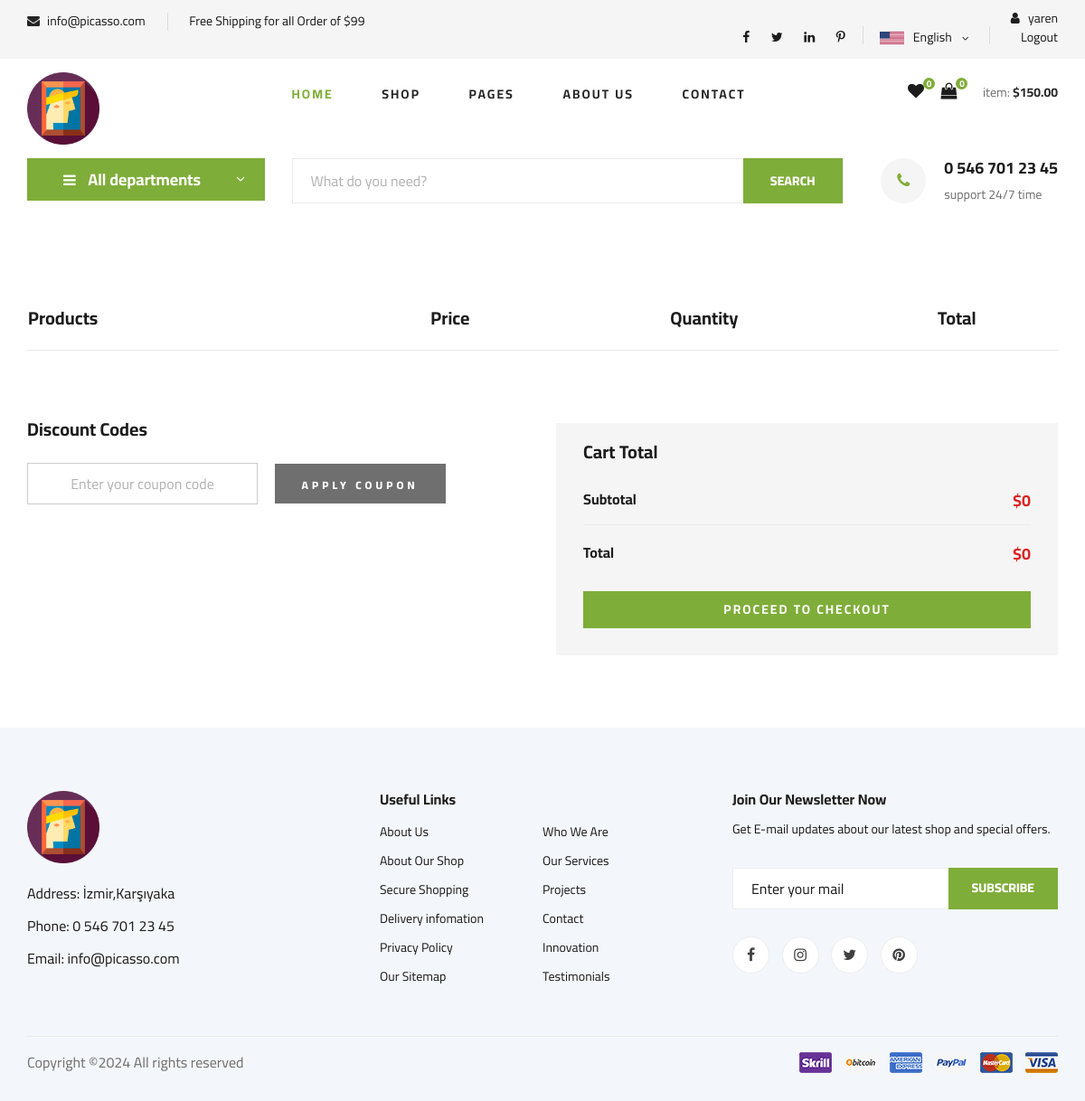
The page /order/shopcart (signed in) on the database as committed earlier.
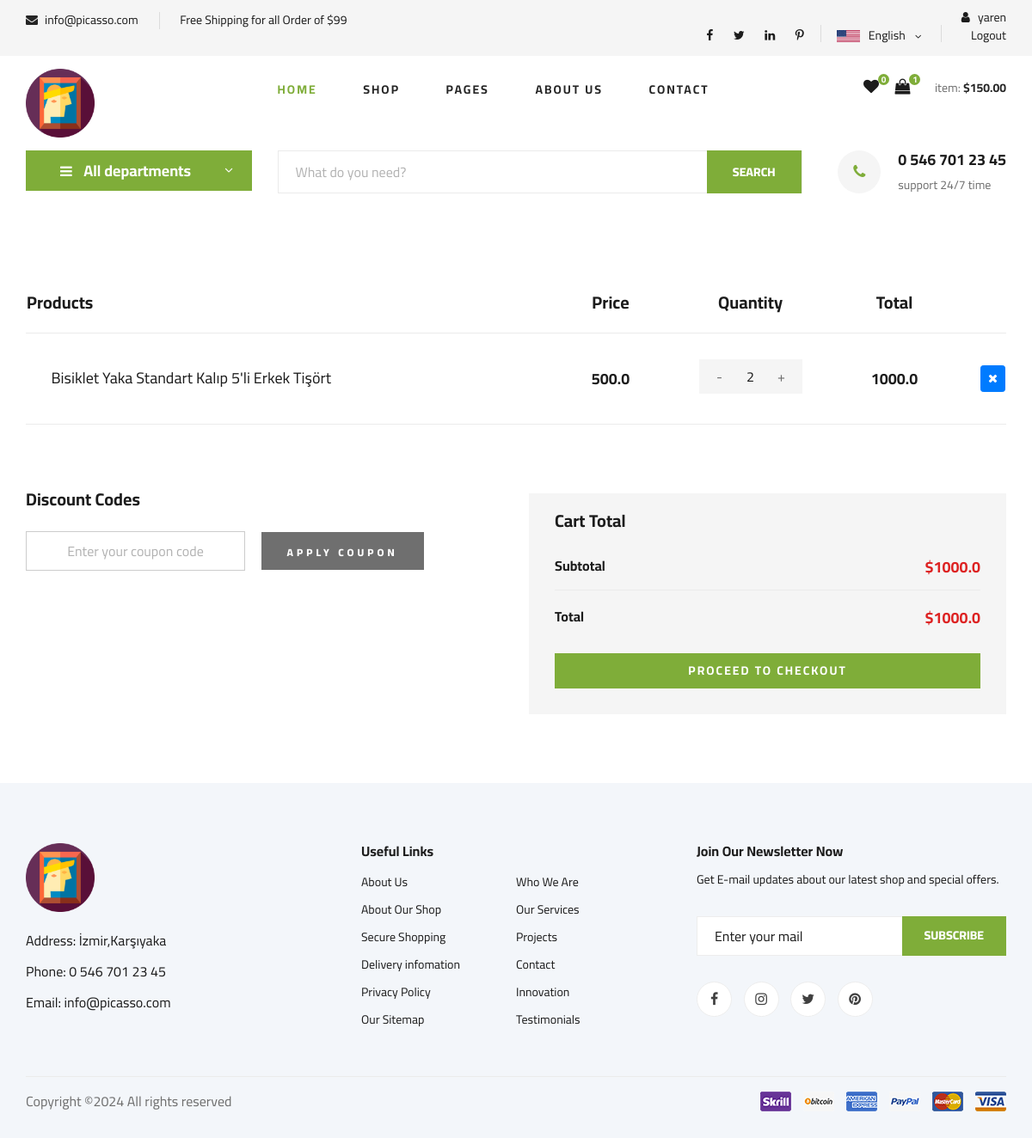
The same page on the database as committed later.
### home/models.py (models this page shows, shortened)
class Settings(models.Model):
    STATUS = (('True', 'True'), ('False', 'False'))
    title = models.CharField(max_length=150)
    keywords = models.CharField(max_length=255)
    description = models.CharField(max_length=255)
    company = models.CharField(max_length=50)
    address = models.CharField(blank=True, max_length=100)
    phone = models.CharField(blank=True, max_length=15)
    fax = models.CharField(blank=True, max_length=15)
    email = models.CharField(blank=True, max_length=50)
    smtpserver = models.CharField(blank=True, max_length=50)
    smtpemail = models.CharField(blank=True, max_length=50)
    smtppassword = models.CharField(blank=True, max_length=10)
    smtpport = models.CharField(blank=True, max_length=5)
    icon = models.ImageField(blank=True, upload_to='images/')
    facebook = models.CharField(blank=True, max_length=50)
    instagram = models.CharField(blank=True, max_length=50)
    twitter = models.CharField(blank=True, max_length=50)
    youtube = models.CharField(blank=True, max_length=50)
    aboutus = RichTextUploadingField()
    contact = RichTextUploadingField()
    references = RichTextUploadingField()
    status = models.CharField(max_length=10, choices=STATUS)
    create_at = models.DateTimeField(auto_now_add=True)
    update_at = models.DateTimeField(auto_now=True)

### order/models.py (models this page shows, shortened)
class ShopCart(models.Model):
    user = models.ForeignKey(User, on_delete=models.SET_NULL, null=True)
    product = models.ForeignKey(Product, on_delete=models.SET_NULL, null=True)
    quantity = models.IntegerField(default=0)
    def __str__(self):
        return self.product.title
    @property
    def price(self):
        return (self.product.price)

### product/models.py (models this page shows, shortened)
class Product(models.Model):
    STATUS=( ('True','Evet'),('False','Hayir'))
    product_category = models.ForeignKey(
        Category,
        on_delete=models.CASCADE,
        related_name='products'  # İlişkili ürünleri çağırmak için kullanılır
    )#her ürün bir kategoriye ait olacak.
    user =models.ForeignKey(User,on_delete = models.CASCADE)
    title=models.CharField(max_length=75)
    keywords=models.CharField(blank=True,max_length=300)
    description=models.CharField(blank=True,max_length=300)
    image=models.ImageField(blank=True,upload_to='images/')
    price=models.FloatField()
    amount=models.IntegerField(default=0)
    detail=RichTextUploadingField()
    status=models.CharField(max_length=10,choices=STATUS,default='False')
    create_at=models.DateTimeField(auto_now_add=True)
    update_at=models.DateTimeField(auto_now=True)
    slug=models.SlugField(null=False,unique=True)
    viewcount=models.IntegerField(default=0)
    def thumbnail(self):
        if self.image:
            return mark_safe('<img src="{}" width="50"/>'.format(self.image.url))
        return "No Image"
    thumbnail.short_description = 'Image' #bu sütunun başlığı olarak "Image" metni gösterilir.
    def image_preview(self):
        if self.image:
            return format_html('<img src="{}" style="width: 300px; height: auto;" />', self.image.url)
        return '-'
    image_preview.short_description = 'Current Image'

### order/views.py (the view)
# urls.py: path("shopcart", views.shopcart, name="shopcart"),
def shopcart(request):
    current_user = request.user  # Access User Session information
    shopcart = ShopCart.objects.filter(user_id=current_user.id)
    total = 0
    for rs in shopcart:
        total += rs.product.price * rs.quantity
    context = {'shopcart': shopcart,
               'total': total,}
    return render(request, 'shop_cart.html', context)

### templates/shop_cart.html (shortened to what this page needs)
{% extends 'home.html' %}
{% block body %}
   <section class="shoping-cart spad">
    <div class="container">
        <div class="row">
            <div class="col-lg-12">
                <div class="shoping__cart__table">
                    <table>
                        <thead>
                            <tr>
                                <th class="shoping__product">Products</th>
                                <th>Price</th>
                                <th>Quantity</th>
                                <th>Total</th>
                                <th></th>
                            </tr>
                        </thead>
                        <tbody>
                            {%  for product in shopcart %}
                            <tr>
                                <td class="shoping__cart__item">
                                    <h5>{{product}}</h5>
                                </td>
                                <td class="shoping__cart__price">
                                    {{product.price}}
                                </td>
                                <td class="shoping__cart__quantity">
                                    <div class="quantity">
                                        <div class="pro-qty">
                                            <input type="text" value="{{ product.quantity }}">
                                        </div>
                                    </div>
                                </td>
                                <td class="shoping__cart__total">
                                    {{ total }}
                                </td>
                                <td class="shoping__cart__item__close">
                                    <a href="/order/deletefromcart/{{ product.id }}"> <button class="btn btn-sm btn-primary"><i class="fa fa-times"></i></button></a>
                                </td>
                            </tr>
                            {% endfor %}
                        </tbody>
                    </table>
                </div>
            </div>
        </div>
        <div class="row">
            <div class="col-lg-6">
                <div class="shoping__continue">
                    <div class="shoping__discount">
                        <h5>Discount Codes</h5>
                        <form action="#">
                            <input type="text" placeholder="Enter your coupon code">
                            <button type="submit" class="site-btn">APPLY COUPON</button>
                        </form>
                    </div>
                </div>
            </div>
            <div class="col-lg-6">
                <div class="shoping__checkout">
                    <h5>Cart Total</h5>
                    <ul>
                        <li>Subtotal <span>${{total}}</span></li>
                        <li>Total <span>${{total}}</span></li>
                    </ul>
                    <a href="#" class="primary-btn">PROCEED TO CHECKOUT</a>
                </div>
            </div>
        </div>
    </div>
</section>
 {% endblock %}

### templates/home.html (shortened to what this page needs)
{% load static %}
<!DOCTYPE html>
<html lang="en">
<head>
    <link rel="stylesheet" href="{% static 'css/bootstrap.min.css' %}" type="text/css">
    <link rel="stylesheet" href="{% static 'css/font-awesome.min.css' %}" type="text/css">
    <link rel="stylesheet" href="{% static 'css/elegant-icons.css' %}" type="text/css">
    <link rel="stylesheet" href="{% static 'css/nice-select.css' %}" type="text/css">
    <link rel="stylesheet" href="{% static 'css/jquery-ui.min.css' %}" type="text/css">
    <link rel="stylesheet" href="{% static 'css/owl.carousel.min.css' %}" type="text/css">
    <link rel="stylesheet" href="{% static 'css/slicknav.min.css' %}" type="text/css">
    <link rel="stylesheet" href="{% static 'css/style.css' %}" type="text/css">
</head>
<body>
    {% include 'header.html'%}
    {% include 'menubar.html'%}
    {% block body %}
    {% endblock %}
     {% include 'footer.html'%}
</body>
</html>

### templates/header.html (shortened to what this page needs)
{% load static %}
<header class="header">
    <div class="header__top">
        <div class="container">
            <div class="row">
                <div class="col-lg-6 col-md-6">
                    <div class="header__top__left">
                        <ul>
                            <li><i class="fa fa-envelope"></i>  {{settings.email}}</li>
                            <li>Free Shipping for all Order of $99</li>
                        </ul>
                    </div>
                </div>
                <div class="col-lg-6 col-md-6">
                    <div class="header__top__right">
                        <div class="header__top__right__social">
                            <a href="#"><i class="fa fa-facebook"></i></a>
                            <a href="#"><i class="fa fa-twitter"></i></a>
                            <a href="#"><i class="fa fa-linkedin"></i></a>
                            <a href="#"><i class="fa fa-pinterest-p"></i></a>
                        </div>
                        <div class="header__top__right__language">
                            <img src="{% static  'img/language.png'%}" alt="">
                            <div>English</div>
                            <span class="arrow_carrot-down"></span>
                        </div>
                        <div class="header__top__right__auth">
                            {% if user.id is not None %}
                            <a href="{% url 'user_profile'%}"><i class="fa fa-user"></i> {{user.username}}</a>
                            <a href="{% url 'user_logout'%}"></i> Logout</a>
                           {% else %}
                           <a href="{% url 'user_login'%}"><i class="fa fa-user"></i> Login</a>
                           <a href="{% url 'user_register'%}"></i> Register</a>
                 </div>
                 {% endif %}
             </div>
                        </div>
                    </div>
                </div>
            </div>
        </div>
    <div class="container">
        <div class="row">
            <div class="col-lg-3">
                <div class="header__logo">
                    <a href="./index.html"><img src="{% static  'img/picasso_icon.ico'%}" width="80" alt=""></a>
                </div>
            </div>
            <div class="col-lg-6">
                <nav class="header__menu">
                    <ul>
                        <li class="active"><a href="{% url 'index'%}">Home</a></li>
                        <li><a href="{% url 'search' %}">Shop</a></li>
                        <li><a href="#">Pages</a>
                        </li>
                        <li><a href="{%url 'aboutus' %}">About Us</a></li>
                        <li><a href="{%url 'iletisim' %}">Contact</a></li>
                    </ul>
                </nav>
            </div>
            <div class="col-lg-3">
                <div class="header__cart">
                    <ul>
                        <li><a href="/order/favorites"><i class="fa fa-heart"></i> <span>{{request.session.favori_items}}</span>
                        </a>
                    </li>
                        <li><a href="/order/shopcart"><i class="fa fa-shopping-bag"></i> <span>{{request.session.cart_items}}</span>
                        </a>
                    </li>
                    </ul>
                    <div class="header__cart__price">item: <span>$150.00</span></div>
                </div>
            </div>
        </div>
    </div>
</header>

### templates/menubar.html
{% load static %}
{% if page == "home" or page == "" %}
    {% include 'hero_home.html' %}
{% elif page == "About Us" or page == "Contact" %}
{% else %}
    {% include 'hero_normal.html' %}
{% endif %}

### templates/hero_normal.html (shortened to what this page needs)
  {% load static %}
   <section class="hero hero-normal">
    <div class="container">
        <div class="row">
            <div class="col-lg-3">
                <div class="hero__categories">
                    <div class="hero__categories__all">
                        <i class="fa fa-bars"></i>
                        <span>All departments</span>
                    </div>
                </div>
            </div>
            <div class="col-lg-9">
                <div class="hero__search">
                    <div class="hero__search__form">
                        <form action="/search/" method = "post">
                            <input type="text" name = "query" placeholder="What do you need?">
                            <button type="submit" class="site-btn">SEARCH</button>
                        </form>
                    </div>
                    <div class="hero__search__phone">
                        <div class="hero__search__phone__icon">
                            <i class="fa fa-phone"></i>
                        </div>
                        <div class="hero__search__phone__text">
                            <h5>{{settings.phone}}</h5>
                            <span>support 24/7 time</span>
                        </div>
                    </div>
                </div>
            </div>
        </div>
    </div>
</section>

### templates/footer.html
{% load static %}
 <footer class="footer spad">
    <div class="container">
        <div class="row">
            <div class="col-lg-3 col-md-6 col-sm-6">
                <div class="footer__about">
                    <div class="footer__about__logo">
                        <a href="{% url 'index'%}"><img src="{% static 'img/picasso_icon.ico' %}" width="80" alt=""></a>
                    </div>
                    <ul>
                        <li>Address: {{ settings.address}}</li>
                        <li>Phone: {{ settings.phone}}</li>
                        <li>Email: {{ settings.email}}</li>
                    </ul>
                </div>
            </div>
            <div class="col-lg-4 col-md-6 col-sm-6 offset-lg-1">
                <div class="footer__widget">
                    <h6>Useful Links</h6>
                    <ul>
                        <li><a href="{% url 'aboutus'%}">About Us</a></li>
                        <li><a href="#">About Our Shop</a></li>
                        <li><a href="#">Secure Shopping</a></li>
                        <li><a href="#">Delivery infomation</a></li>
                        <li><a href="#">Privacy Policy</a></li>
                        <li><a href="#">Our Sitemap</a></li>
                    </ul>
                    <ul>
                        <li><a href="{% url 'iletisim'%}">Who We Are</a></li>
                        <li><a href="#">Our Services</a></li>
                        <li><a href="#">Projects</a></li>
                        <li><a href="#">Contact</a></li>
                        <li><a href="#">Innovation</a></li>
                        <li><a href="#">Testimonials</a></li>
                    </ul>
                </div>
            </div>
            <div class="col-lg-4 col-md-12">
                <div class="footer__widget">
                    <h6>Join Our Newsletter Now</h6>
                    <p>Get E-mail updates about our latest shop and special offers.</p>
                    <form action="#">
                        <input type="text" placeholder="Enter your mail">
                        <button type="submit" class="site-btn">Subscribe</button>
                    </form>
                    <div class="footer__widget__social">
                        <a href="#"><i class="fa fa-facebook"></i></a>
                        <a href="#"><i class="fa fa-instagram"></i></a>
                        <a href="#"><i class="fa fa-twitter"></i></a>
                        <a href="#"><i class="fa fa-pinterest"></i></a>
                    </div>
                </div>
            </div>
        </div>
        <div class="row">
            <div class="col-lg-12">
                <div class="footer__copyright">
                    <div class="footer__copyright__text"><p>
Copyright &copy;<script>document.write(new Date().getFullYear());</script> All rights reserved
</p></div>
                    <div class="footer__copyright__payment"><img src="{% static  'img/payment-item.png'%}" alt=""></div>
                </div>
            </div>
        </div>
    </div>
</footer>

Rows that differ between the two databases and show on the page:
added ShopCart: product.title "Bisiklet Yaka Standart Kalıp 5'li Erkek Tişört", price "500.0", quantity "2", total "1000.0"
Other text that changed with them:
{{ request.session.cart_items }}: "0" → "1"
{{ total }}: "0" → "1000.0"
